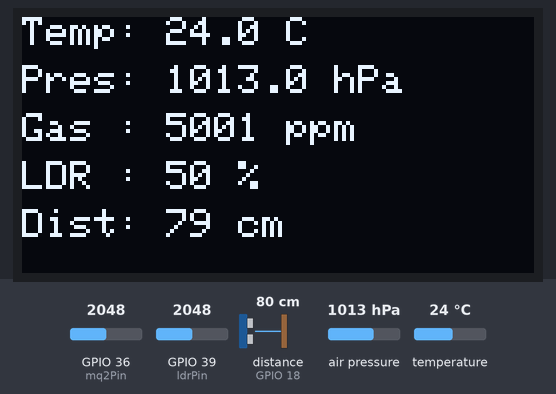
A sketch run on a simulated ESP32. On the bench: 128×64 one-colour display. Wiring (inferred from the names in the program): ultrasonic range finder: trigger GPIO 5; echo GPIO 18. The inputs (shaded band) are chosen by the test bench; at power-on: distance to the obstacle (sensor on GPIO 18) 80 cm, air pressure 1013 hPa, GPIO 36 (mq2Pin) = 2048, GPIO 39 (ldrPin) = 2048, temperature 24 °C. The echo pulse lasts 58.3 µs per cm; WiFi joins after 1.5 s; servers stay silent unless stated; what the sketch prints to the serial monitor is not drawn.

Above: at 4.4 s.
4.5 s: distance to the obstacle (sensor on GPIO 18) set to 2 cm
At 7.0 s:
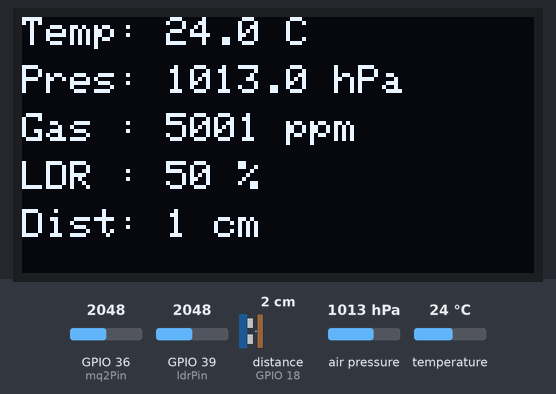
7.3 s: air pressure set to 952 hPa
At 8.7 s:
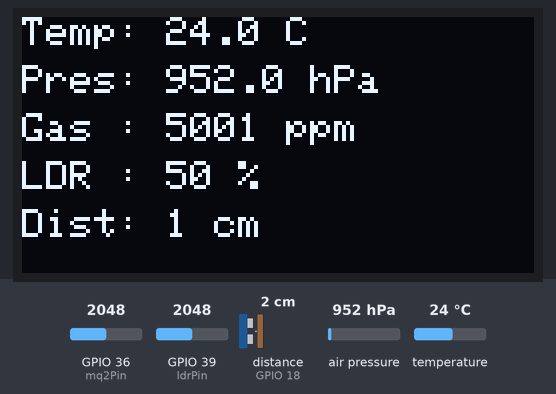
9.3 s: GPIO 36 (mq2Pin) set to 2866
At 10.2 s:
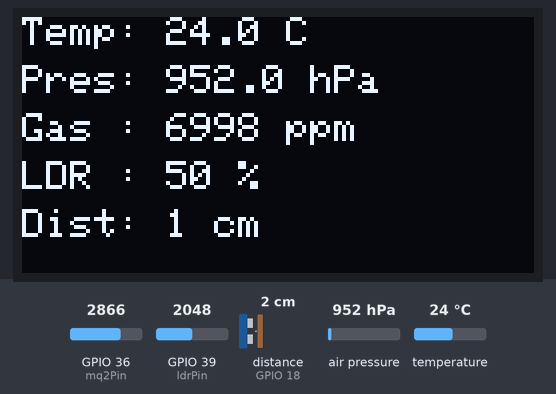
11.3 s: GPIO 39 (ldrPin) set to 2866
At 12.9 s:
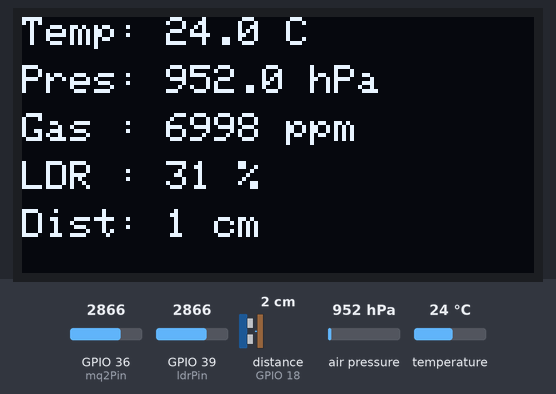
13.3 s: temperature set to 12 °C
At 14.4 s:
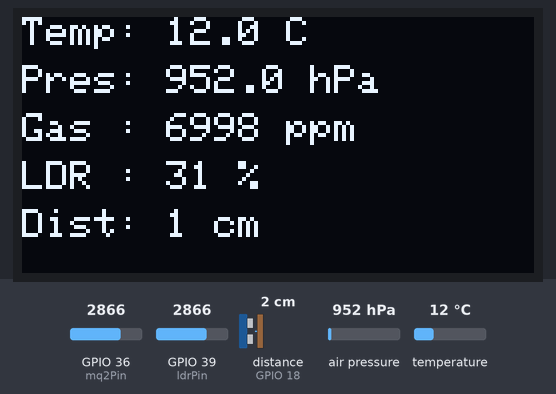
15.3 s: distance to the obstacle (sensor on GPIO 18) set to 4 cm
At 17.1 s:
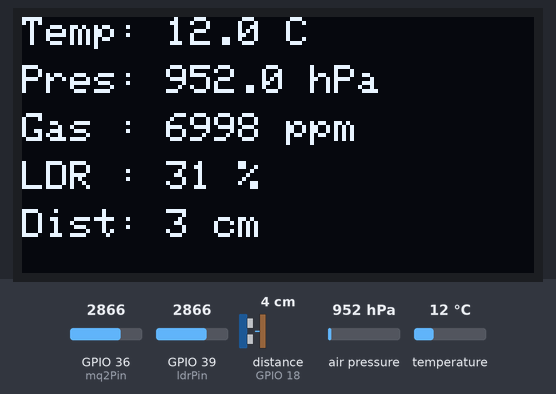
Timing chart, 0 to 18.3 s (numbered marks = the images above; inputs shaded):
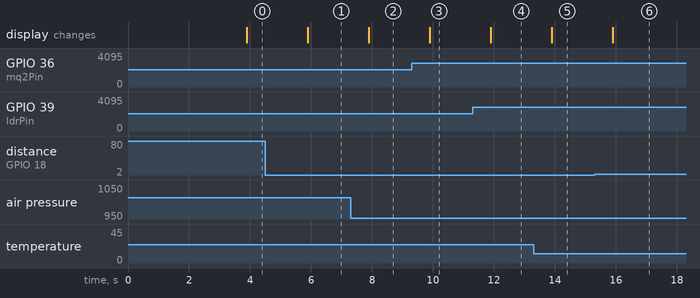

Measured:
- after the input at 4.5 s, the display: changes after 1.4 s (image 1)
- after the input at 7.3 s, the display: changes after 0.59 s (image 2)
- after the input at 9.3 s, the display: changes after 0.59 s (image 3)
- after the input at 11.3 s, the display: changes after 0.59 s (image 4)
- after the input at 13.3 s, the display: changes after 0.59 s (image 5)
- after the input at 15.3 s, the display: changes after 0.59 s (image 6)

The sketch:

SensorMonitoring.ino
```cpp
#define BLYNK_TEMPLATE_ID "xxxxxxxxxxx"
#define BLYNK_TEMPLATE_NAME "xxxxxxxxxxxx"
#define BLYNK_AUTH_TOKEN "xxxxxxxxxxxx"

#define BLYNK_PRINT Serial
#include <WiFi.h>
#include <BlynkSimpleEsp32.h>
#include <Wire.h>
#include <Adafruit_GFX.h>
#include <Adafruit_SSD1306.h>
#include <Adafruit_BMP280.h>

char ssid[] = "Z Fold";
char pass[] = "12345678";

// ----------------- KONFIGURASI PIN -----------------
const int mq2Pin = 36;
const int ldrPin = 39;
const int trigPin = 5;
const int echoPin = 18;

// ----------------- OBJEK PERANGKAT -----------------
#define SCREEN_WIDTH 128
#define SCREEN_HEIGHT 64
// Inisialisasi OLED pada I2C
Adafruit_SSD1306 display(SCREEN_WIDTH, SCREEN_HEIGHT, &Wire, -1);
// Inisialisasi bmp280
Adafruit_BMP280 bmp;

BlynkTimer timer;

// Fungsi membaca sensor, tampil ke OLED & Kirim ke Blynk
void readAndSendSensors() {
  // 1. Baca bmp280 (Suhu dan Tekanan Udara)
  float temp = bmp.readTemperature();
  float pressure = bmp.readPressure() / 100.0F; // Dibagi 100 untuk konversi Pa ke hPa

  // 2. Baca MQ-2 (Gas) & Konversi ke PPM
  int gasValue = analogRead(mq2Pin);
  int gasPPM = map(gasValue, 0, 4095, 0, 10000);

  // 3. Baca LDR (Cahaya) & Konversi ke Persen (%)
  int ldrValue = analogRead(ldrPin);
  int ldrPercent = map(ldrValue, 0, 4095, 100, 0);

  // 4. Baca HC-SR04 (Ultrasonic)
  digitalWrite(trigPin, LOW);
  delayMicroseconds(2);
  digitalWrite(trigPin, HIGH);
  delayMicroseconds(10);
  digitalWrite(trigPin, LOW);
  long duration = pulseIn(echoPin, HIGH);
  int distance = duration * 0.034 / 2; // Konversi waktu ke cm

  // --- KIRIM DATA KE BLYNK ---
  Blynk.virtualWrite(V6, temp);
  Blynk.virtualWrite(V7, pressure);    // Mengirim data tekanan ke V11
  Blynk.virtualWrite(V8, gasPPM);
  Blynk.virtualWrite(V9, ldrPercent);
  Blynk.virtualWrite(V10, distance);

  // --- TAMPILKAN KE LAYAR OLED ---
  display.clearDisplay();
  display.setTextSize(1);
  display.setTextColor(WHITE);

  display.setCursor(0, 0);
  display.printf("Temp: %.1f C", temp);

  display.setCursor(0, 12);
  display.printf("Pres: %.1f hPa", pressure); // Menampilkan data tekanan

  display.setCursor(0, 24);
  display.printf("Gas : %d ppm", gasPPM);

  display.setCursor(0, 36);
  display.printf("LDR : %d %%", ldrPercent);

  display.setCursor(0, 48);
  display.printf("Dist: %d cm", distance);

  display.display();

  // Debugging Serial
  Serial.printf("Temp: %.1f C, Pres: %.1f hPa, Gas: %d ppm, LDR: %d %%, Dist: %d cm\n", temp, pressure, gasPPM, ldrPercent, distance);
}

void setup() {
  Serial.begin(115200);

  // Setup Pin HC-SR04
  pinMode(trigPin, OUTPUT);
  pinMode(echoPin, INPUT);

  // Mulai bus I2C (Pin 21 SDA, Pin 22 SCL)
  Wire.begin(21, 22);

  // Inisialisasi OLED
  if(!display.begin(SSD1306_SWITCHCAPVCC, 0x3C)) {
    Serial.println(F("Gagal menemukan layar OLED"));
  } else {
    display.clearDisplay();
    display.display();
  }

  // Inisialisasi bmp280
  if (!bmp.begin(0x76)) {
    Serial.println("Gagal menemukan bmp280, cek kabel SDA/SCL!");
  }

  Blynk.begin(BLYNK_AUTH_TOKEN, ssid, pass);

  timer.setInterval(2000L, readAndSendSensors);
}

void loop() {
  Blynk.run();
  timer.run();
}
```
